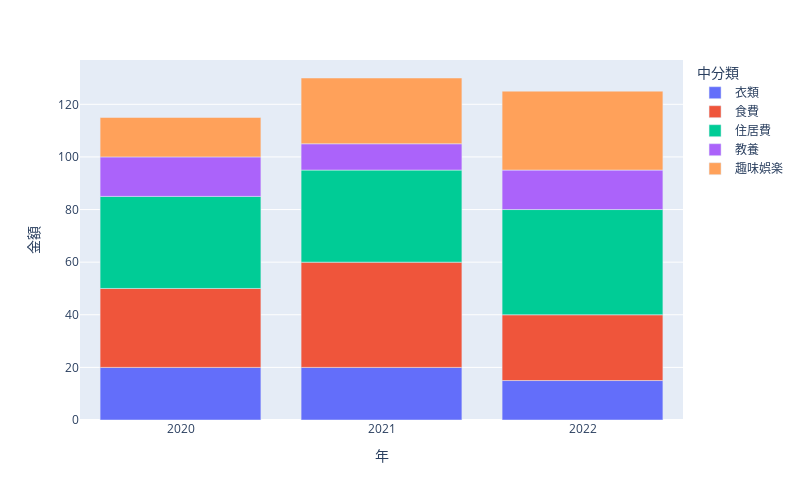

The notebook cell saved with this chart:
### Markdown cell above
### 棒グラフ

### Code cell
# 1. px.bar の引数で直接サイズを指定する場合
bar_fig = px.bar(
    ts_df, 
    x="年", 
    y="金額", 
    color="中分類",
    width=800,  # 幅を指定（時系列なので少し横長が見やすいです）
    height=500  # 高さを指定
)

# 2. レイアウトの更新
# xaxis={"dtick": 1}: X軸（年）の目盛りを1刻みに設定
# 【注意】update_layout を使う場合、サイズ指定もここで行えます
bar_fig.update_layout(
    xaxis={"dtick": 1}
    # width=900,  # ここで指定することも可能です
    # height=500
)

# 3. グラフを表示
bar_fig.show()

### Figure 1 — Plotly figure (JSON) as saved in the notebook; plotly's stock layout.template omitted (floating-point values rounded to 4 significant figures)
{"data": [{"hovertemplate": "中分類=衣類<br>年=%{x}<br>金額=%{y}<extra></extra>", "legendgroup": "衣類", "marker": {"color": "#636efa", "pattern": {"shape": ""}}, "name": "衣類", "orientation": "v", "showlegend": true, "textposition": "auto", "type": "bar", "x": [2020, 2021, 2022], "xaxis": "x", "y": [20, 20, 15], "yaxis": "y"}, {"hovertemplate": "中分類=食費<br>年=%{x}<br>金額=%{y}<extra></extra>", "legendgroup": "食費", "marker": {"color": "#EF553B", "pattern": {"shape": ""}}, "name": "食費", "orientation": "v", "showlegend": true, "textposition": "auto", "type": "bar", "x": [2020, 2021, 2022], "xaxis": "x", "y": [30, 40, 25], "yaxis": "y"}, {"hovertemplate": "中分類=住居費<br>年=%{x}<br>金額=%{y}<extra></extra>", "legendgroup": "住居費", "marker": {"color": "#00cc96", "pattern": {"shape": ""}}, "name": "住居費", "orientation": "v", "showlegend": true, "textposition": "auto", "type": "bar", "x": [2020, 2021, 2022], "xaxis": "x", "y": [35, 35, 40], "yaxis": "y"}, {"hovertemplate": "中分類=教養<br>年=%{x}<br>金額=%{y}<extra></extra>", "legendgroup": "教養", "marker": {"color": "#ab63fa", "pattern": {"shape": ""}}, "name": "教養", "orientation": "v", "showlegend": true, "textposition": "auto", "type": "bar", "x": [2020, 2021, 2022], "xaxis": "x", "y": [15, 10, 15], "yaxis": "y"}, {"hovertemplate": "中分類=趣味娯楽<br>年=%{x}<br>金額=%{y}<extra></extra>", "legendgroup": "趣味娯楽", "marker": {"color": "#FFA15A", "pattern": {"shape": ""}}, "name": "趣味娯楽", "orientation": "v", "showlegend": true, "textposition": "auto", "type": "bar", "x": [2020, 2021, 2022], "xaxis": "x", "y": [15, 25, 30], "yaxis": "y"}], "layout": {"barmode": "relative", "height": 500, "legend": {"title": {"text": "中分類"}, "tracegroupgap": 0}, "margin": {"t": 60}, "width": 800, "xaxis": {"anchor": "y", "domain": [0, 1], "dtick": 1, "title": {"text": "年"}}, "yaxis": {"anchor": "x", "domain": [0, 1], "title": {"text": "金額"}}}}
